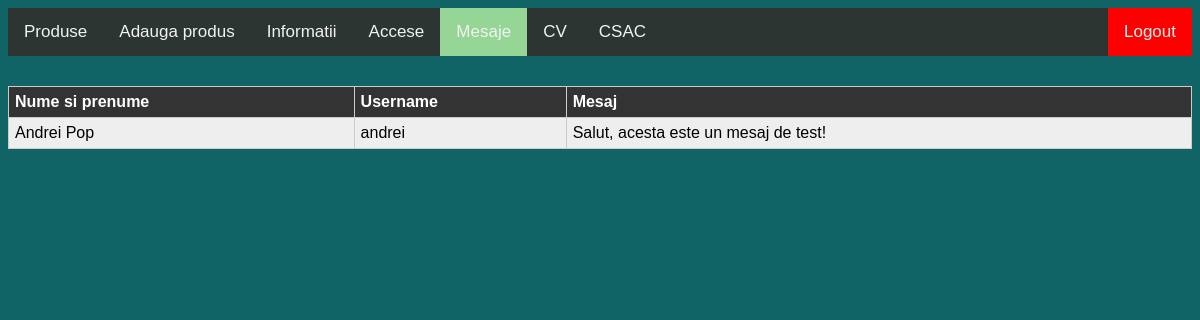
Screenshot of /admin_mesaje.php (signed in) with the database file from the repository.
### tables this page shows
CREATE TABLE `contact` (
  `id` int(20) NOT NULL,
  `nume` varchar(255) NOT NULL,
  `username` varchar(255) NOT NULL,
  `mesaj` varchar(255) NOT NULL
);

### admin_mesaje.php (the view, shortened to what this page needs)
<!DOCTYPE html>
<html lang="en">
<head>
  <link rel="stylesheet" text="text/css" href="assets/css/continut.css?<?=filemtime("assets/css/continut.css")?>"/>
  <link rel="stylesheet" text="text/css" href="assets/css/admin_mesaje.css?<?=filemtime("assets/css/admin_mesaje.css")?>"/>
</head>
<body>
  <?php include 'navigatie.php';
  ?>
  <main class="main_mesaje">
    <div class="mesaje_window">
      <table>
        <thead>
          <tr>
            <th> Nume si prenume </th>
            <th> Username </th>
            <th> Mesaj </th>
          </tr>
        </thead>
        <?php
            include 'dbconnect.php';
            $sql = "SELECT * FROM contact";
            $rezultat = mysqli_query($connect, $sql);
            while($row = mysqli_fetch_assoc($rezultat)){
            echo "<tbody><tr>
                  <td>".$row['nume']."</td>
                  <td>".$row['username']."</td>
                  <td>".$row['mesaj']."</td></tr></tbody>";
            }
        ?>
      </table>
    </div>
  </main>
</body>
</html>

### assets/css/continut.css (style rules this page uses)
body { background-color: #116466; font-family: "Arial", "Verdana", "Tahoma"; min-width: 300px; width: auto !important; width: 300px; }
.main_tabel td, th { padding: 6px; border: 1px solid #ccc; text-align: left; }

### assets/css/admin_mesaje.css (style rules this page uses)
.mesaje_window table { margin-top: 30px; width: 100%; border-collapse: collapse; }
.mesaje_window tr:nth-of-type(odd) { background: #eee; }
.mesaje_window th { background: #333; color: white; font-weight: bold; }
.mesaje_window td, th { padding: 6px; border: 1px solid #ccc; text-align: left; }

### rows the page displays
contact: nume "Andrei Pop", username "andrei", mesaj "Salut, acesta este un mesaj de test!"
